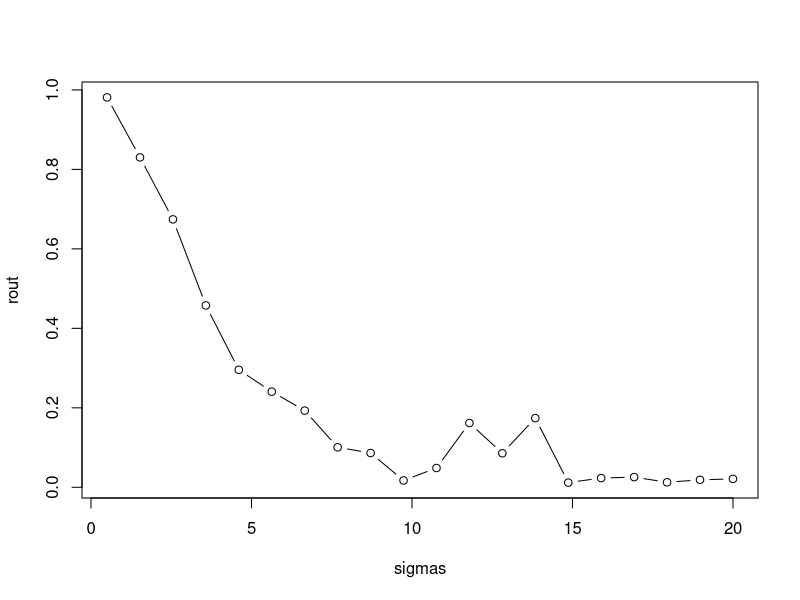

Recreate this plot in R.
## ---- chunk 1
# independent variable
x <- 1:20 
# for reproducibility
set.seed(1) 
# dependent variable; function of x with random error
y <- 2 + 0.5*x + rnorm(20,0,3) 
# simple linear regression
mod <- lm(y~x)
# request just the r-squared value
summary(mod)$r.squared 
## ---- chunk 2
# extract fitted (or predicted) values from model
f <- mod$fitted.values
# sum of squared fitted-value deviations
mss <- sum((f - mean(f))^2)
# sum of squared original-value deviations
tss <- sum((y - mean(y))^2)
# r-squared
mss/tss  
## ---- chunk 3
r2.0 <- function(sig){
  # our predictor
  x <- seq(1,10,length.out = 100)   
  # our response; a function of x plus some random noise
  y <- 2 + 1.2*x + rnorm(100,0,sd = sig) 
  # print the R-squared value
  summary(lm(y ~ x))$r.squared          
}

sigmas <- seq(0.5,20,length.out = 20)
 # apply our function to a series of sigma values
rout <- sapply(sigmas, r2.0)            
plot(rout ~ sigmas, type="b")
